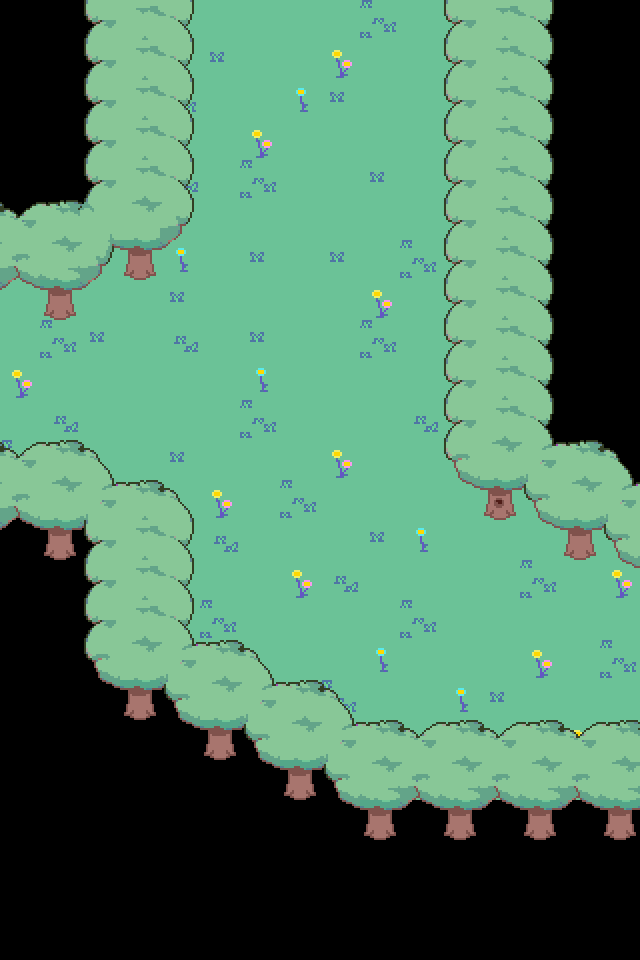

Rendered tile map (Tiled .tmx) drawn with the repository's tilesets; below, a short description and the full map source, tile grids included:
An orthogonal 16x24 tile map with 40x40 px tiles, 4 tile layers (Tile Layer 1, Tile Layer 3, Tile Layer 2, Copy of Tile Layer 2) and 19 objects (3x transition, savepoint, spawn, for6, fp3, ...).

<map version="1.9" tiledversion="1.9.2" orientation="orthogonal" renderorder="right-down" width="16" height="24" tilewidth="40" tileheight="40" infinite="0" nextlayerid="9" nextobjectid="23">
 <editorsettings>
  <export target="../forest_7.lua" format="lua" />
 </editorsettings>
 <properties>
  <property name="music" value="forest" />
  <property name="name" value="Forest - Picnic Room" />
 </properties>
 <tileset firstgid="1" source="../../tilesets/woods.tsx" />
 <layer id="1" name="Tile Layer 1" width="16" height="24">
  <data encoding="csv">
0,0,0,56,56,56,56,56,56,39,56,56,56,0,0,0,
0,0,0,56,56,40,56,56,2,56,56,56,56,0,0,0,
0,0,0,56,39,56,56,3,40,56,56,56,56,0,0,0,
0,0,0,56,56,56,2,56,56,56,56,56,56,0,0,0,
0,0,0,56,41,56,39,56,56,40,56,56,56,0,0,0,
0,0,0,56,56,56,56,56,56,56,56,56,56,0,0,0,
56,56,56,56,3,56,40,56,40,56,39,56,56,0,0,0,
56,56,56,56,40,56,56,56,56,2,56,56,56,0,0,0,
56,39,40,56,41,56,40,56,56,39,56,56,56,0,0,0,
2,56,56,56,56,56,3,56,56,56,56,56,56,0,0,0,
56,41,56,56,56,56,39,56,56,56,41,56,56,0,0,0,
39,56,56,56,40,56,56,56,2,56,56,56,56,0,0,0,
0,56,56,56,56,2,56,39,56,56,56,56,56,56,56,0,
0,0,0,56,56,41,56,56,56,40,3,56,56,56,56,56,
0,0,0,56,56,56,56,2,41,56,56,56,56,39,56,2,
0,0,0,56,56,39,56,56,56,56,39,56,56,56,56,56,
0,0,0,56,56,56,56,56,56,3,56,56,56,2,56,39,
0,0,0,0,0,56,56,56,39,56,56,3,40,56,56,56,
0,0,0,0,0,0,0,56,56,56,56,56,56,56,2,56,
0,0,0,0,0,0,0,0,0,56,56,56,56,56,56,56,
0,0,0,0,0,0,0,0,0,0,0,0,0,0,0,0,
0,0,0,0,0,0,0,0,0,0,0,0,0,0,0,0,
0,0,0,0,0,0,0,0,0,0,0,0,0,0,0,0,
0,0,0,0,0,0,0,0,0,0,0,0,0,0,0,0
</data>
 </layer>
 <layer id="4" name="Tile Layer 3" width="16" height="24">
  <data encoding="csv">
0,0,0,0,0,0,0,0,0,0,0,0,0,0,0,0,
0,0,0,0,0,0,0,0,0,0,0,0,0,0,0,0,
0,0,0,0,0,0,0,0,0,0,0,0,0,0,0,0,
0,0,0,0,0,0,0,0,0,0,0,0,0,0,0,0,
0,0,0,0,0,0,0,0,0,0,0,0,0,0,0,0,
0,0,0,0,0,0,0,0,0,0,0,0,0,0,0,0,
0,0,0,0,0,0,0,0,0,0,0,0,0,0,0,0,
0,0,0,0,0,0,0,0,0,0,0,0,0,0,0,0,
0,0,0,0,0,0,0,0,0,0,0,0,0,0,0,0,
0,0,0,0,0,0,0,0,0,0,0,0,0,0,0,0,
0,0,0,0,0,0,0,0,0,0,0,0,0,0,0,0,
0,0,0,0,0,0,0,0,0,0,0,0,0,0,0,0,
0,0,0,0,0,0,0,0,0,0,0,0,0,0,0,0,
0,0,157,0,0,0,0,0,0,0,0,0,0,0,0,0,
0,0,0,0,0,0,0,0,0,0,0,0,0,0,0,0,
0,0,0,0,0,0,0,0,0,0,0,0,0,0,0,0,
0,0,0,0,0,0,0,0,0,0,0,0,0,0,0,0,
0,0,0,0,0,0,0,0,0,0,0,0,0,0,0,0,
0,0,0,0,0,0,0,0,0,0,0,0,0,0,0,0,
0,0,0,0,0,0,0,0,0,0,0,0,0,0,0,0,
0,0,0,0,0,0,0,0,0,0,0,0,0,0,0,0,
0,0,0,0,0,0,0,0,0,0,0,0,0,0,0,0,
0,0,0,0,0,0,0,0,0,0,0,0,0,0,0,0,
0,0,0,0,0,0,0,0,0,0,0,0,0,0,0,0
</data>
 </layer>
 <layer id="2" name="Tile Layer 2" width="16" height="24">
  <data encoding="csv">
0,0,93,94,95,0,0,0,0,0,0,93,94,95,0,0,
0,0,93,94,95,0,0,0,0,0,0,93,94,95,0,0,
0,0,93,94,95,0,0,0,0,0,0,93,94,95,0,0,
0,0,93,94,95,0,0,0,0,0,0,93,94,95,0,0,
0,0,93,94,95,0,0,0,0,0,0,93,94,95,0,0,
135,136,190,191,102,0,0,0,0,0,0,93,94,95,0,0,
146,147,201,202,113,0,0,0,0,0,0,93,94,95,0,0,
157,156,212,213,0,0,0,0,0,0,0,93,94,95,0,0,
0,0,0,0,0,0,0,0,0,0,0,93,94,95,0,0,
0,0,0,0,0,0,0,0,0,0,0,93,94,95,0,0,
0,0,0,0,0,0,0,0,0,0,0,93,94,95,0,0,
135,180,181,0,0,0,0,0,0,0,0,100,191,192,180,181,
146,191,192,193,194,0,0,0,0,0,0,111,176,203,191,192,
157,202,93,94,95,0,0,0,0,0,0,0,213,214,202,203,
0,0,93,94,95,0,0,0,0,0,0,0,0,0,213,214,
0,0,93,94,95,0,0,0,0,0,0,0,0,0,0,0,
0,0,100,191,192,180,181,0,0,0,0,0,0,0,0,0,
0,0,111,202,203,191,192,180,181,0,0,0,0,0,0,0,
0,0,0,213,214,202,203,191,192,134,135,134,135,134,135,134,
0,0,0,0,0,213,214,202,203,145,146,145,146,145,146,145,
0,0,0,0,0,0,0,213,214,156,157,156,157,156,157,156,
0,0,0,0,0,0,0,0,0,0,0,0,0,0,0,0,
0,0,0,0,0,0,0,0,0,0,0,0,0,0,0,0,
0,0,0,0,0,0,0,0,0,0,0,0,0,0,0,0
</data>
 </layer>
 <objectgroup id="5" name="collision">
  <object id="3" x="0" y="0" width="80" height="320" />
  <object id="4" x="80" y="0" width="80" height="280" />
  <object id="5" x="140" y="0" width="40" height="240" />
  <object id="6" x="460" y="0" width="200" height="480" />
  <object id="7" x="480" y="480" width="160" height="40" />
  <object id="8" x="560" y="520" width="80" height="40" />
  <object id="9" x="0" y="480" width="100" height="80" />
  <object id="11" x="80" y="520" width="100" height="160" />
  <object id="12" x="160" y="680" width="100" height="40" />
  <object id="13" x="240" y="720" width="100" height="40" />
  <object id="14" x="320" y="760" width="320" height="40" />
 </objectgroup>
 <objectgroup id="6" name="objects">
  <object id="1" name="savepoint" x="120" y="260" width="40" height="40">
   <properties>
    <property name="text1" value="* This place seems like the perfect spot for a picnic." />
    <property name="text2" value="* Maybe I can rest my head for just a bit..." />
   </properties>
  </object>
  <object id="16" name="transition" x="160" y="0" width="320" height="15">
   <properties>
    <property name="map" value="forest_6" />
    <property name="marker" value="for7" />
   </properties>
  </object>
  <object id="18" name="transition" x="0" y="320" width="20" height="160">
   <properties>
    <property name="map" value="forest_puzzle3" />
    <property name="marker" value="for7" />
   </properties>
  </object>
  <object id="21" name="transition" x="625" y="560" width="20" height="200">
   <properties>
    <property name="map" value="forest_8" />
    <property name="marker" value="for7" />
   </properties>
  </object>
 </objectgroup>
 <objectgroup id="7" name="markers">
  <object id="2" name="spawn" x="140" y="340">
   <point />
  </object>
  <object id="15" name="for6" x="320" y="40">
   <point />
  </object>
  <object id="20" name="fp3" x="40" y="400">
   <point />
  </object>
  <object id="22" name="for8" x="600" y="640">
   <point />
  </object>
 </objectgroup>
 <layer id="8" name="Copy of Tile Layer 2" width="16" height="24">
  <data encoding="csv">
0,0,93,94,95,0,0,0,0,0,0,93,94,95,0,0,
0,0,93,94,95,0,0,0,0,0,0,93,94,95,0,0,
0,0,93,94,95,0,0,0,0,0,0,93,94,95,0,0,
0,0,93,94,95,0,0,0,0,0,0,93,94,95,0,0,
0,0,93,94,95,0,0,0,0,0,0,93,94,95,0,0,
135,136,190,191,102,0,0,0,0,0,0,93,94,95,0,0,
146,147,201,114,113,0,0,0,0,0,0,93,94,95,0,0,
157,114,212,213,0,0,0,0,0,0,0,93,94,95,0,0,
0,0,0,0,0,0,0,0,0,0,0,93,94,95,0,0,
0,0,0,0,0,0,0,0,0,0,0,93,94,95,0,0,
0,0,0,0,0,0,0,0,0,0,0,93,94,95,0,0,
135,180,181,0,0,0,0,0,0,0,0,100,191,192,180,181,
146,191,192,193,194,0,0,0,0,0,0,111,114,203,191,192,
157,114,93,94,95,0,0,0,0,0,0,0,213,214,114,203,
0,0,93,94,95,0,0,0,0,0,0,0,0,0,213,214,
0,0,93,94,95,0,0,0,0,0,0,0,0,0,0,0,
0,0,100,191,192,180,181,0,0,0,0,0,0,0,0,0,
0,0,111,114,203,191,192,180,181,0,0,0,0,0,0,0,
0,0,0,213,214,114,203,191,192,134,135,134,135,134,135,134,
0,0,0,0,0,213,214,114,203,145,146,145,146,145,146,145,
0,0,0,0,0,0,0,213,214,114,157,114,157,114,157,114,
0,0,0,0,0,0,0,0,0,0,0,0,0,0,0,0,
0,0,0,0,0,0,0,0,0,0,0,0,0,0,0,0,
0,0,0,0,0,0,0,0,0,0,0,0,0,0,0,0
</data>
 </layer>
</map>
